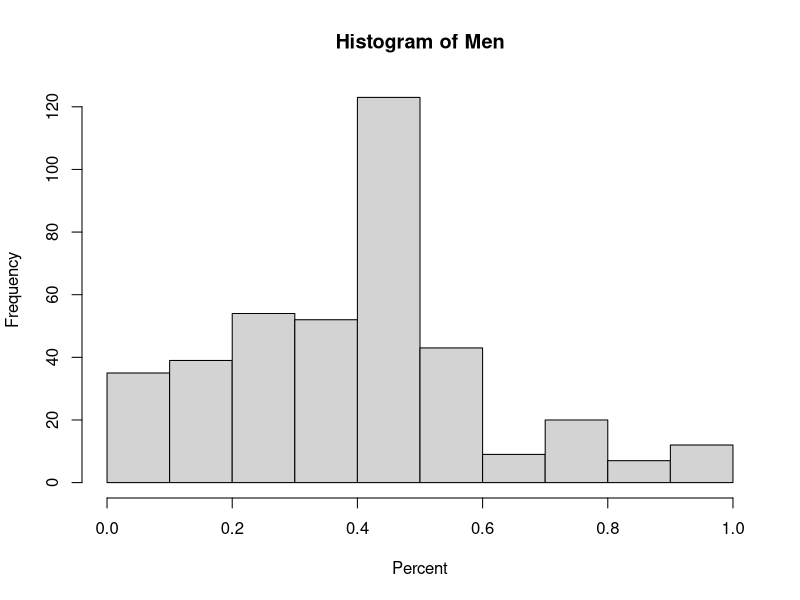
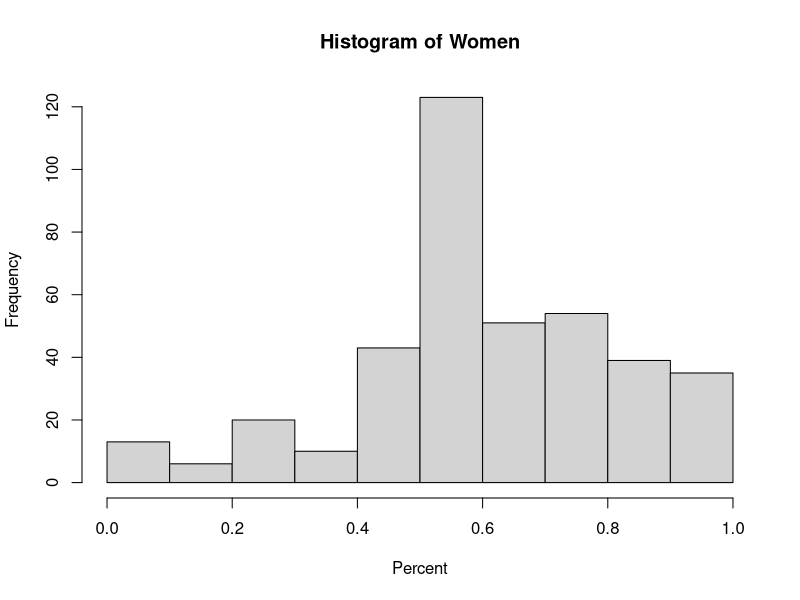
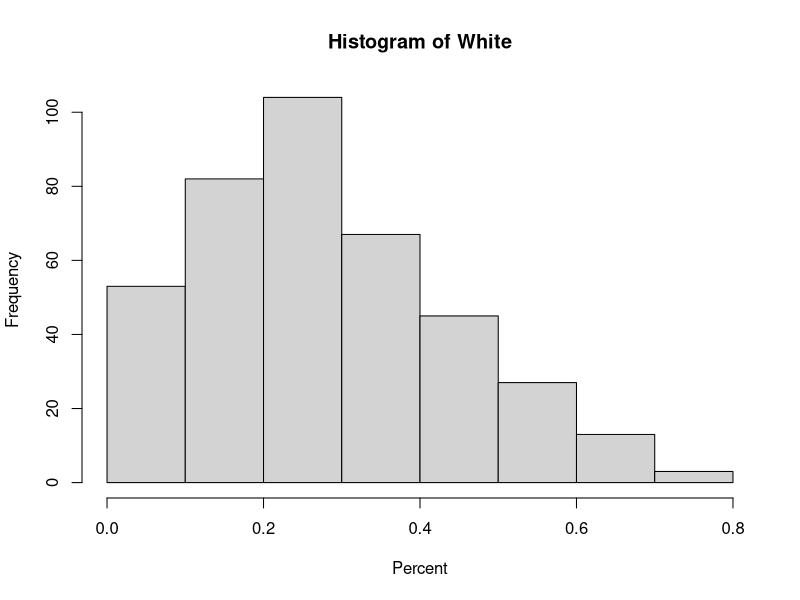
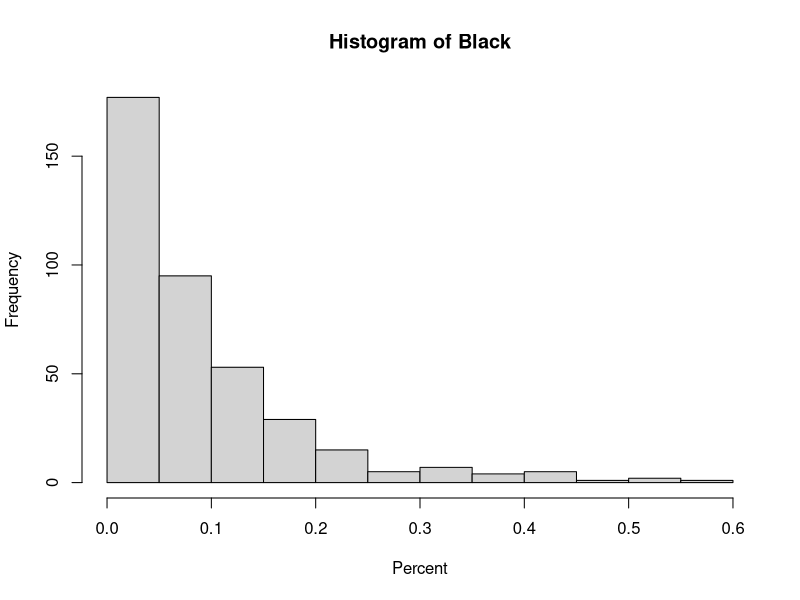
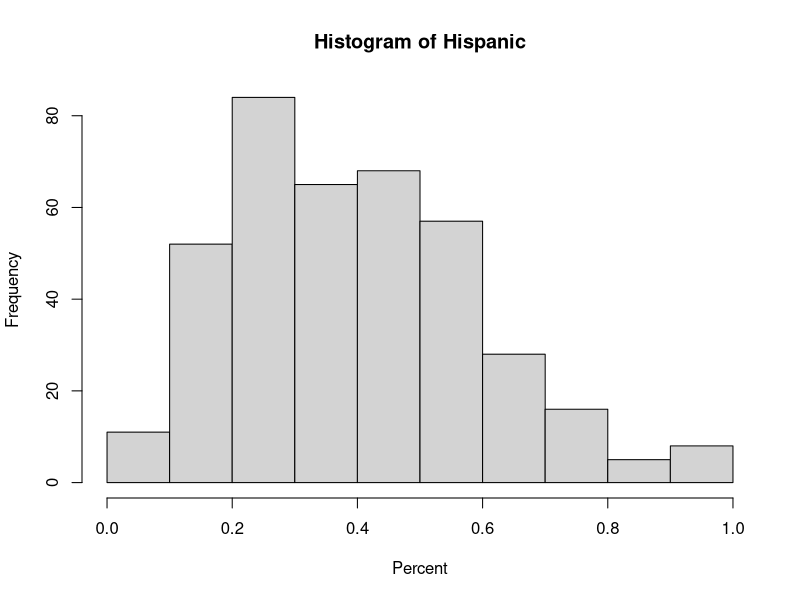
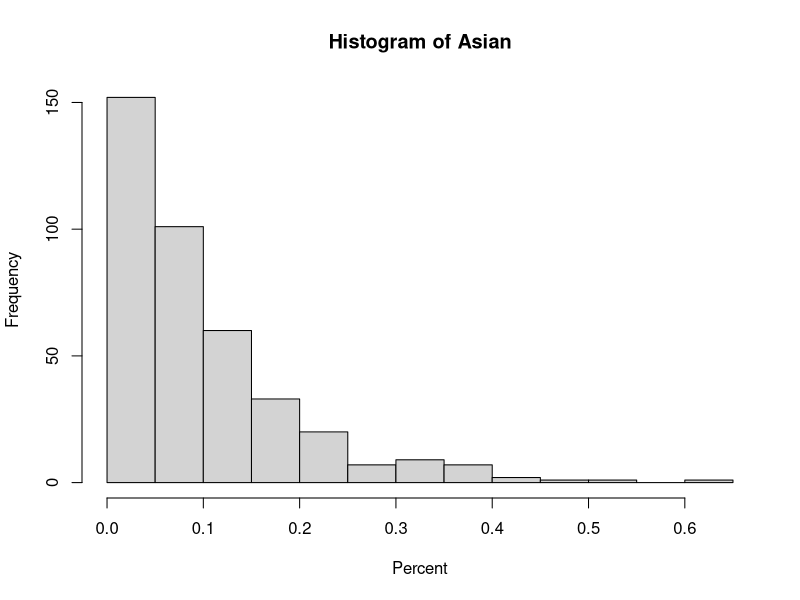
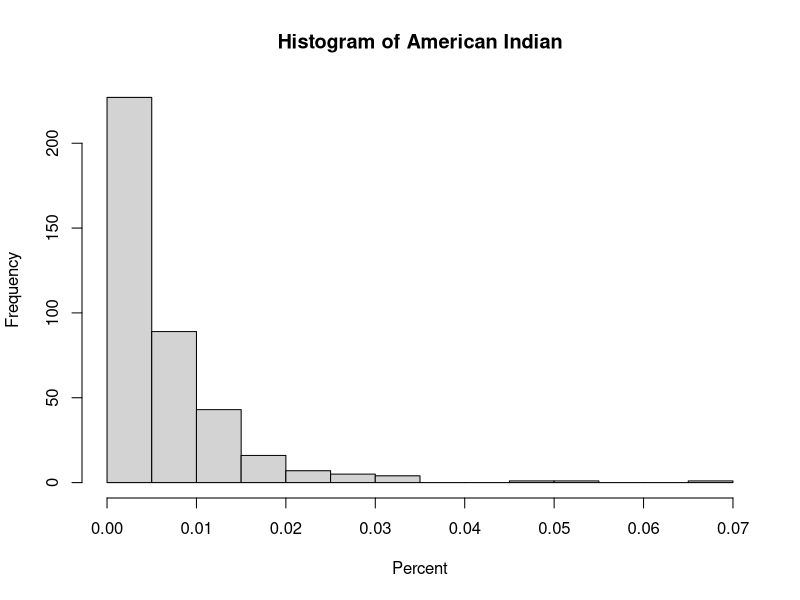
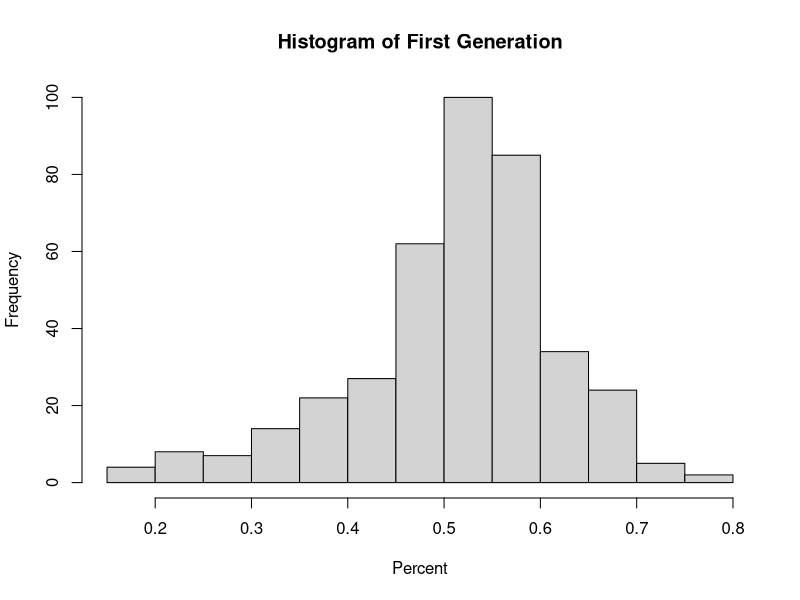

R code for these plots, in order: (Note: this script raises an error after producing the figures.)
college_data <- read.csv("data/cleaned-data/clean-data.csv")

#Quantitative Variables 

##MEN 

men_stats <- c(median(college_data$UGDS_MEN), quantile(college_data$UGDS_MEN)[2], quantile(college_data$UGDS_MEN)[4],IQR(college_data$UGDS_MEN),mean(college_data$UGDS_MEN),sd(college_data$UGDS_MEN))
names(men_stats) <- c("Median", "First Quartile", "Third Quartile", "IQR", "Mean", "Std. Deviation")
men_stats <- as.data.frame(men_stats)
colnames(men_stats) <- "MEN"

png("images/men-histogram.png")
hist(college_data$UGDS_MEN, main="Histogram of Men", xlab="Percent")
dev.off() 


##WOMEN

women_stats <- c(median(college_data$UGDS_WOMEN), quantile(college_data$UGDS_WOMEN)[2], quantile(college_data$UGDS_WOMEN)[4],IQR(college_data$UGDS_WOMEN),mean(college_data$UGDS_WOMEN),sd(college_data$UGDS_WOMEN))
names(women_stats) <- c("Median", "First Quartile", "Third Quartile", "IQR", "Mean", "Std. Deviation")
women_stats <- as.data.frame(women_stats)
colnames(women_stats) <- "WOMEN"

png("images/women-histogram.png")
hist(college_data$UGDS_WOMEN, main="Histogram of Women", xlab="Percent")
dev.off() 


##WHITE

white_stats <- c(median(college_data$UGDS_WHITE), quantile(college_data$UGDS_WHITE)[2], quantile(college_data$UGDS_WHITE)[4],IQR(college_data$UGDS_WHITE),mean(college_data$UGDS_WHITE),sd(college_data$UGDS_WHITE))
names(white_stats) <- c("Median", "First Quartile", "Third Quartile", "IQR", "Mean", "Std. Deviation")
white_stats <- as.data.frame(white_stats)
colnames(white_stats) <- "WHITE"

png("images/white-histogram.png")
hist(college_data$UGDS_WHITE, main="Histogram of White", xlab="Percent")
dev.off() 


##BLACK

black_stats <- c(median(college_data$UGDS_BLACK), quantile(college_data$UGDS_BLACK)[2], quantile(college_data$UGDS_BLACK)[4],IQR(college_data$UGDS_BLACK),mean(college_data$UGDS_BLACK),sd(college_data$UGDS_BLACK))
names(black_stats) <- c("Median", "First Quartile", "Third Quartile", "IQR", "Mean", "Std. Deviation")
black_stats <- as.data.frame(black_stats)
colnames(black_stats) <- "BLACK"

png("images/black-histogram.png")
hist(college_data$UGDS_BLACK, main="Histogram of Black", xlab="Percent")
dev.off() 


##HISP

hisp_stats <- c(median(college_data$UGDS_HISP), quantile(college_data$UGDS_HISP)[2], quantile(college_data$UGDS_HISP)[4],IQR(college_data$UGDS_HISP),mean(college_data$UGDS_HISP),sd(college_data$UGDS_HISP))
names(hisp_stats) <- c("Median", "First Quartile", "Third Quartile", "IQR", "Mean", "Std. Deviation")
hisp_stats <- as.data.frame(hisp_stats)
colnames(hisp_stats) <- "HISPANIC"

png("images/hispanic-histogram.png")
hist(college_data$UGDS_HISP, main="Histogram of Hispanic", xlab="Percent")
dev.off() 


##ASIAN

asian_stats <- c(median(college_data$UGDS_ASIAN), quantile(college_data$UGDS_ASIAN)[2], quantile(college_data$UGDS_ASIAN)[4],IQR(college_data$UGDS_ASIAN),mean(college_data$UGDS_ASIAN),sd(college_data$UGDS_ASIAN))
names(asian_stats) <- c("Median", "First Quartile", "Third Quartile", "IQR", "Mean", "Std. Deviation")
asian_stats <- as.data.frame(asian_stats)
colnames(asian_stats) <- "ASIAN"

png("images/asian-histogram.png")
hist(college_data$UGDS_ASIAN, main="Histogram of Asian", xlab="Percent")
dev.off() 



##AIAN

aian_stats <- c(median(college_data$UGDS_AIAN), quantile(college_data$UGDS_AIAN)[2], quantile(college_data$UGDS_AIAN)[4],IQR(college_data$UGDS_AIAN),mean(college_data$UGDS_AIAN),sd(college_data$UGDS_AIAN))
names(aian_stats) <- c("Median", "First Quartile", "Third Quartile", "IQR", "Mean", "Std. Deviation")
aian_stats <- as.data.frame(aian_stats)
colnames(aian_stats) <- "AMERICAN INDIAN"

png("images/american-indian-histogram.png")
hist(college_data$UGDS_AIAN, main="Histogram of American Indian", xlab="Percent")
dev.off() 


##FIRST_GEN 

first_gen_stats <- c(median(college_data$FIRST_GEN), quantile(college_data$FIRST_GEN)[2], quantile(college_data$FIRST_GEN)[4],IQR(college_data$FIRST_GEN),mean(college_data$FIRST_GEN),sd(college_data$FIRST_GEN))
names(first_gen_stats) <- c("Median", "First Quartile", "Third Quartile", "IQR", "Mean", "Std. Deviation")
first_gen_stats <- as.data.frame(first_gen_stats)
colnames(first_gen_stats) <- "FIRST GEN"

png("images/first-gen-histogram.png")
hist(college_data$FIRST_GEN, main="Histogram of First Generation", xlab="Percent")
dev.off() 



##MARRIED

married_stats <- c(median(college_data$MARRIED), quantile(college_data$MARRIED)[2], quantile(college_data$MARRIED)[4],IQR(college_data$MARRIED),mean(college_data$MARRIED),sd(college_data$MARRIED))
names(married_stats) <- c("Median", "First Quartile", "Third Quartile", "IQR", "Mean", "Std. Deviation")
married_stats <- as.data.frame(married_stats)
colnames(married_stats) <- "MARRIED"

png("images/married-histogram.png")
hist(college_data$MARRIED, main="Histogram of Married", xlab="Percent")
dev.off() 



##PCTFLOAN

pctfloan_stats <- c(median(college_data$PCTFLOAN), quantile(college_data$PCTFLOAN)[2], quantile(college_data$PCTFLOAN)[4],IQR(college_data$PCTFLOAN),mean(college_data$PCTFLOAN),sd(college_data$PCTFLOAN))
names(pctfloan_stats) <- c("Median", "First Quartile", "Third Quartile", "IQR", "Mean", "Std. Deviation")
pctfloan_stats <- as.data.frame(pctfloan_stats)
colnames(pctfloan_stats) <- "PCT FEDERAL LOAN"

png("images/pctfloan-histogram.png")
hist(college_data$PCTFLOAN, main="Histogram of Federal Loans", xlab="Percent")
dev.off() 


##DEBT_MDN

debt_mdn_stats <- c(median(college_data$DEBT_MDN), quantile(college_data$DEBT_MDN)[2], quantile(college_data$DEBT_MDN)[4],IQR(college_data$DEBT_MDN),mean(college_data$DEBT_MDN),sd(college_data$DEBT_MDN))
names(debt_mdn_stats) <- c("Median", "First Quartile", "Third Quartile", "IQR", "Mean", "Std. Deviation")
debt_mdn_stats <- as.data.frame(debt_mdn_stats)
colnames(debt_mdn_stats) <- "MEDIAN DEBT"

png("images/debt-histogram.png")
hist(college_data$DEBT_MDN, main="Histogram of Debt Median", xlab="Percent")
dev.off() 


##MN_EARN_WNE_P10

mn_earn_stats <- c(median(college_data$MN_EARN_WNE_P10), quantile(college_data$MN_EARN_WNE_P10)[2], quantile(college_data$MN_EARN_WNE_P10)[4],IQR(college_data$MN_EARN_WNE_P10),mean(college_data$MN_EARN_WNE_P10),sd(college_data$MN_EARN_WNE_P10))
names(mn_earn_stats) <- c("Median", "First Quartile", "Third Quartile", "IQR", "Mean", "Std. Deviation")
mn_earn_stats <- as.data.frame(mn_earn_stats)
colnames(mn_earn_stats) <- "MEAN EARNINGS"

png("images/mn-earnings-histogram.png")
hist(college_data$MN_EARN_WNE_P10, main="Histogram of Mean Earnings", xlab="Percent")
dev.off() 


##GENDER_DIV 

gen_div_stats <- c(median(college_data$GENDER_DIV), quantile(college_data$GENDER_DIV)[2], quantile(college_data$GENDER_DIV)[4],IQR(college_data$GENDER_DIV),mean(college_data$GENDER_DIV),sd(college_data$GENDER_DIV))
names(gen_div_stats) <- c("Median", "First Quartile", "Third Quartile", "IQR", "Mean", "Std. Deviation")
gen_div_stats <- as.data.frame(gen_div_stats)
colnames(gen_div_stats) <- "GENDER DIV"

png("images/gender-div-histogram.png")
hist(college_data$GENDER_DIV, main="Histogram of Gender Diversity", xlab="Percent")
dev.off() 


##RACE_DIV 

race_div_stats <- c(median(college_data$RACE_DIV), quantile(college_data$RACE_DIV)[2], quantile(college_data$RACE_DIV)[4],IQR(college_data$RACE_DIV),mean(college_data$RACE_DIV),sd(college_data$RACE_DIV))
names(race_div_stats) <- c("Median", "First Quartile", "Third Quartile", "IQR", "Mean", "Std. Deviation")
race_div_stats <- as.data.frame(race_div_stats)
colnames(race_div_stats) <- "RACE DIV"

png("images/race-div-histogram.png")
hist(college_data$RACE_DIV, main="Histogram of Race Diversity", xlab="Percent")
dev.off() 


##MARITAL_STATUS_DIV

marital_div_stats <- c(median(college_data$MARITAL_STATUS_DIV), quantile(college_data$MARITAL_STATUS_DIV)[2], quantile(college_data$MARITAL_STATUS_DIV)[4],IQR(college_data$MARITAL_STATUS_DIV),mean(college_data$MARITAL_STATUS_DIV),sd(college_data$MARITAL_STATUS_DIV))
names(marital_div_stats) <- c("Median", "First Quartile", "Third Quartile", "IQR", "Mean", "Std. Deviation")
marital_div_stats <- as.data.frame(marital_div_stats)
colnames(marital_div_stats) <- "MARITAL STATUS DIV"

png("images/married-div-histogram.png")
hist(college_data$MARITAL_STATUS_DIV, main="Histogram of Marital Status Diversity", xlab="Percent")
dev.off() 


##FIRST_GEN_DIV

first_gen_div_stats <- c(median(college_data$FIRST_GEN_DIV), quantile(college_data$FIRST_GEN_DIV)[2], quantile(college_data$FIRST_GEN_DIV)[4],IQR(college_data$FIRST_GEN_DIV),mean(college_data$FIRST_GEN_DIV),sd(college_data$FIRST_GEN_DIV))
names(first_gen_div_stats) <- c("Median", "First Quartile", "Third Quartile", "IQR", "Mean", "Std. Deviation")
first_gen_div_stats <- as.data.frame(first_gen_div_stats)
colnames(first_gen_div_stats) <- "FIRST GEN DIV"

png("images/first-gen-div-histogram.png")
hist(college_data$FIRST_GEN_DIV, main="Histogram of Gender Diversity", xlab="Percent")
dev.off() 

##DIV_SCORE 

div_score_stats <- c(median(college_data$DIV_SCORE), quantile(college_data$DIV_SCORE)[2], quantile(college_data$DIV_SCORE)[4],IQR(college_data$DIV_SCORE),mean(college_data$DIV_SCORE),sd(college_data$DIV_SCORE))
names(div_score_stats) <- c("Median", "First Quartile", "Third Quartile", "IQR", "Mean", "Std. Deviation")
div_score_stats <- as.data.frame(div_score_stats)
colnames(div_score_stats) <- "DIV_SCORE"

png("images/div-score-histogram.png")
hist(college_data$DIV_SCORE, main="Histogram of Diversity Score", xlab="Percent")
dev.off() 


###Descriptive Stats of All Quantitative Variables 

quant_var_stats <- data.frame(men_stats, women_stats, white_stats, black_stats, hisp_stats, asian_stats, aian_stats, first_gen_stats, married_stats, pctfloan_stats, debt_mdn_stats, mn_earn_stats, gen_div_stats, race_div_stats, marital_div_stats, first_gen_div_stats, div_score_stats)

###Correlation Matrix

mat <- signif(cor(college_data[c(5:15,19,23:29)]),2)
mat[lower.tri(mat)]=""
correlation_matrix <- data.frame(mat)

##eda-output.txt
sink("data/eda-output.txt")
print("Descriptive Statistics")
print(quant_var_stats)
print("Correlation Matrix")
print(correlation_matrix)
sink()

##Frequency Table

frequencyct_table <- table(college_data$HIGHDEG, college_data$PREDDEG, college_data$CONTROL, college_data$ICLEVEL)
frequencyct_final <- subset(as.data.frame(frequency_table), Freq>0)
frequencyprop_table <- prop.table(frequencyct_table)
frequencyprop_final <- subset(as.data.frame(frequency_prop_table), Freq>0)
frequency_comb <- merge(frequencyct_final, frequencyprop_final, by=c("Var1", "Var2", "Var3", "Var4"))
colnames(frequency_comb) <- c("Highest Degree", "Predominant Degree", "Control", "Institution Level", "Frequency", "Frequency Proportion")

##Barcharts 
png("images/highdeg-barchart.png")
barplot(table(college_data$HIGHDEG), main="Frequency of Higher Degree")
dev.off()

png("images/preddeg-barchart.png")
barplot(table(college_data$PREDDEG), main="Frequency of Predominant Degree")
dev.off()

png("images/control-barchart.png")
barplot(table(college_data$CONTROL), main="Frequency of Control")
dev.off()

png("images/iclevel-barchart.png")
barplot(table(college_data$ICLEVEL), main="Frequency of Institution Level")
dev.off()

##save rdata 

save(quant_var_stats, correlation_matrix, file="data/eda-output.RData")